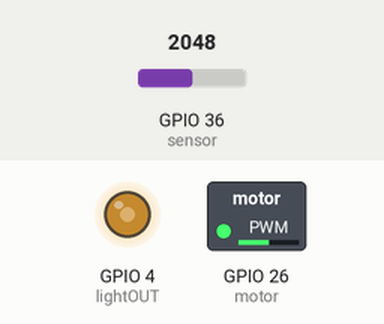
Bench run of a program on a simulated ESP32 board running MicroPython. Parts: switched loads named in the program (green lamp = pin HIGH), output pins drawn as LEDs (lit = HIGH). Inputs (shaded band) come from the test bench; at power-on: GPIO 36 (sensor) = 2048 (analog values on the 0–4095 scale).

Above: at 1.2 s.
1.3 s: GPIO 36 (sensor) set to 2866
At 2.0 s:
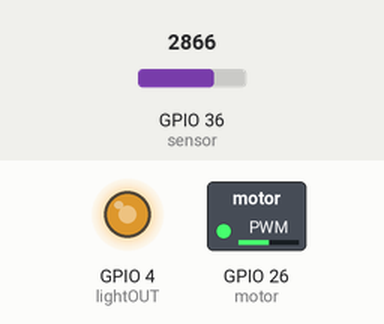
2.8 s: GPIO 36 (sensor) set to 3603
At 3.2 s:
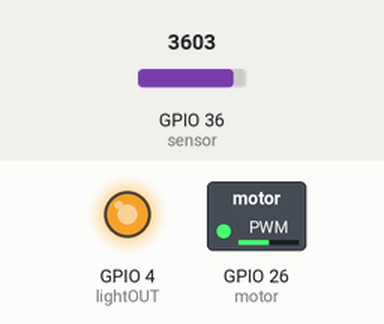
4.3 s: GPIO 36 (sensor) set to 491
At 5.5 s:
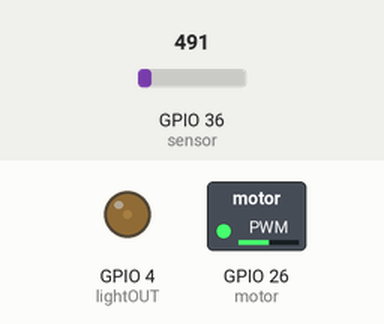
5.8 s: GPIO 36 (sensor) set to 0
At 6.7 s:
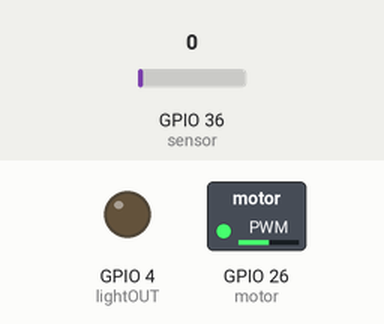
7.3 s: GPIO 36 (sensor) set to 2047
At 7.8 s:
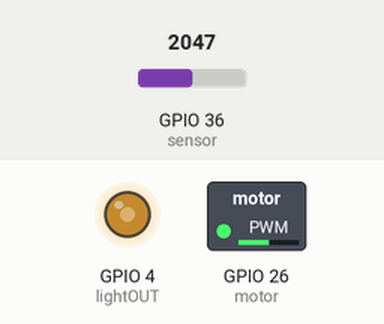
Timing chart, 0 to 9.8 s (numbered marks = the images above; inputs shaded):
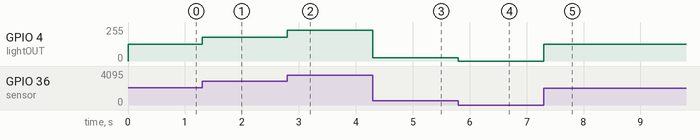

Measured:
- after the input at 1.3 s, GPIO 4 (lightOUT): 127/255 → 178/255 at once
- after the input at 2.8 s, GPIO 4 (lightOUT): 178/255 → 229/255 at once
- after the input at 4.3 s, GPIO 4 (lightOUT): 229/255 → 25/255 at once
- after the input at 5.8 s, GPIO 4 (lightOUT): 25/255 → 0/255 at once
- after the input at 7.3 s, GPIO 4 (lightOUT): 0/255 → 127/255 at once

The program:

lab2_jh5185_bk3038_yf2768_check1.py
```python
#Checkpoint1:
from machine import Pin, PWM, ADC
import time
#sensor initialization
sensor = ADC(Pin(36))
sensor.atten(ADC.ATTN_11DB)

#motor initialization
motor = PWM(Pin(26), duty_u16=32768)

#LED initialization
lightOUT = PWM(Pin(4), freq = 1000)

freqLevel = 10000//10
dCycleLevel = 65535//10


try:
    while True:
        #lightIn value is now from 0-10
        sensorInput = sensor.read()
        lightIN = (sensorInput * 11) // 4096

        lightOUT.duty_u16(lightIN * dCycleLevel)
        motor.freq((lightIN * freqLevel) + 10)
except KeyboardInterrupt:
    lightIN.deinit()
    motor.deinit()
    Pin(4, Pin.OUT).value(0)
    Pin(26, Pin.OUT).value(0)
    print("Goodbye!")
```
